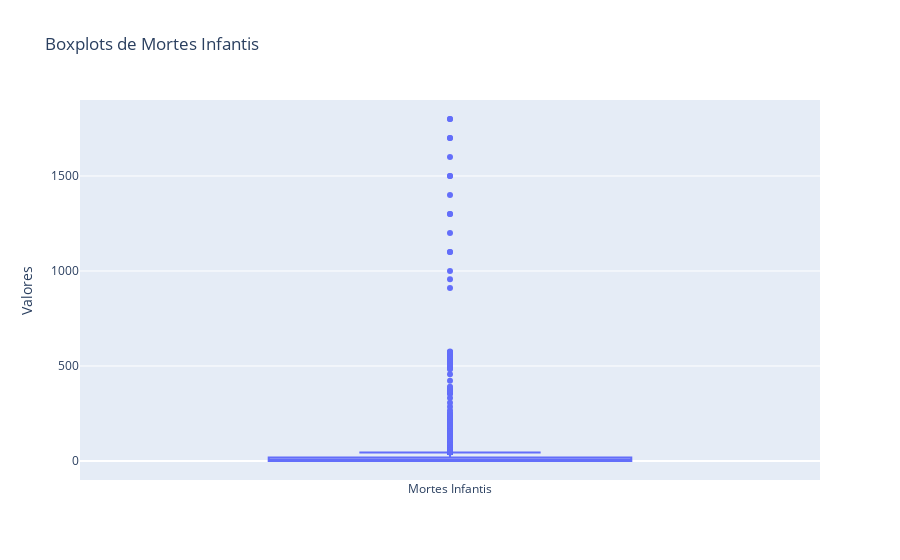

Notebook code cell kept with this figure:
### Code cell
import plotly.graph_objects as go

# Criar o boxplot para 'mortes_infanis'],'
fig = go.Figure()

# Adicionando um boxplot para mortes_infanis'],
fig.add_trace(go.Box(
    y=df_cleaned['mortes_infanis'],
    name='Mortes Infantis',
    # boxmean='sd'  # Adiciona a média e o desvio padrão
))

# Configurar o layout
fig.update_layout(
    title='Boxplots de Mortes Infantis',
    yaxis_title='Valores',
    boxmode='group'  # Agrupa os boxplots
)

# Exibir o gráfico
fig.show()

### Figure 1 — Plotly figure (JSON) as saved in the notebook; plotly's stock layout.template omitted (floating-point values rounded to 4 significant figures; data arrays with more than 128 entries replaced by an {"elided": "..."} marker saying what was removed)
{"data": [{"name": "Mortes Infantis", "type": "box", "y": {"elided": "2736 int values"}}], "layout": {"boxmode": "group", "title": {"text": "Boxplots de Mortes Infantis"}, "yaxis": {"title": {"text": "Valores"}}}}
